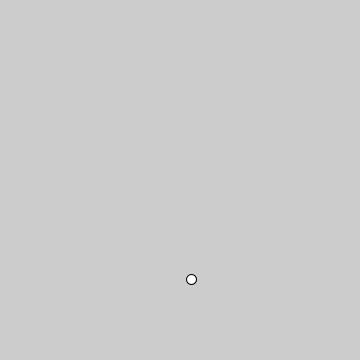
Frame 1 (no input)
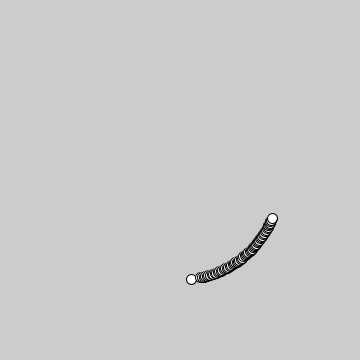
Frame 60 (the mouse pressed at the canvas centre just before this capture)
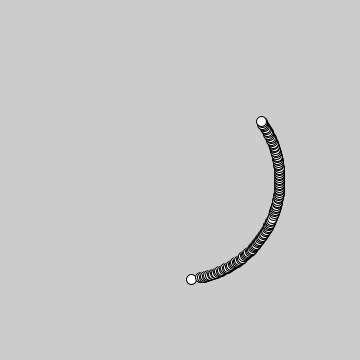
Frame 120 (the mouse held since frame 60 and released just before this capture)

The Processing sketch that drew these frames (run headless with seeded random() and noise(); from frame 60 on, the mouse is pressed at the canvas centre):

// Processing sketch: processing_177611
// ── processing_177611.pde

/*

most simple way to make a simulation of a planet running in a cricle
using sine and cosine

Beam 2014, for the lecture on OPEN SOURCE ASTRONOMY

*/

int x = 0;
int y = 0;
int mx, my;
int radius = 100;

void setup() {

  size(360, 360);

  mx = width/2;
  my = height/2;
}


void draw() {

  float myTimeInFloat = millis()/1000.0;
  x = int ( mx + radius  * sin (myTimeInFloat));
  y = int(  my + radius * cos ( myTimeInFloat));
  ellipse(x, y, 10, 10);
  
}
